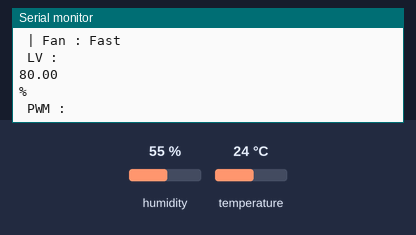
A sketch run on a simulated ESP8266 (NodeMCU). On the bench: the last lines printed to the serial monitor. Inputs (shaded band) come from the test bench; at power-on: humidity 55 %, temperature 24 °C.

Above: at 3.1 s.
3.2 s: humidity set to 22 %
At 3.57 s:
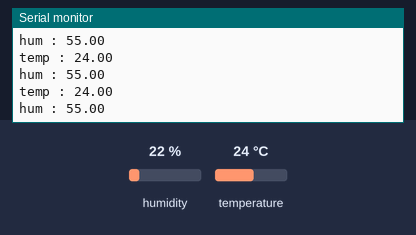
6.3 s: humidity set to 26 %
At 7.9 s:
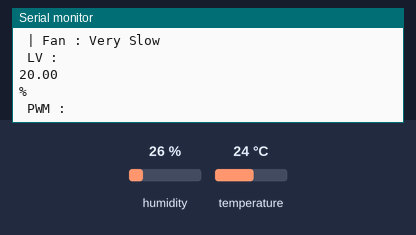
9.6 s: temperature set to 12 °C
At 10.47 s:
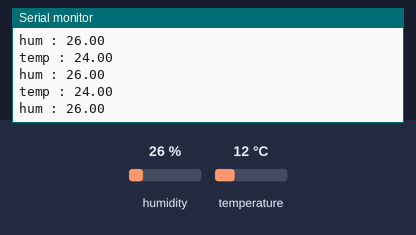
Timing chart, 0 to 12.6 s (numbered marks = the images above; inputs shaded):
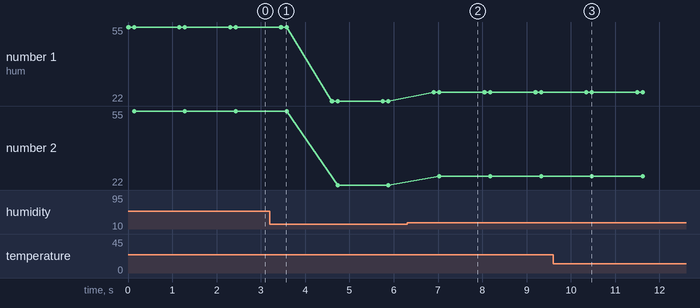

The sketch:

fuzzy.ino
```cpp
#include <DHT.h> //library DHT


#define DHTPIN D5 // mendefinisikan pin 0 sebagai pin DHT
#define DHTTYPE DHT22 //mendefinisikan type dari DHT
DHT dht(DHTPIN, DHTTYPE); //mengatur pin DHT dan type DHT


// Global Variable
int count;
float suhu,dingin,sejuk,normal,panas,sangatPanas,uMember,sangatSedikit,sedikit,sedang,banyak,sangatBanyak,N_suhu[5], N_orang[5],kondisiSuhu, kondisiOrang, Min[25], Keluaran;
String OutputFuzzy;


void setup() {
  Serial.begin(115200); //memulai komunikasi serial dengan baud rate 115200
  dht.begin(); //memulai sensor DHT.


  // fuzzy
  temp();
}

void loop()
{


  fuzzyfi();
  defuzzifikasi();
  Output();
  delay(1000);

  // fuzzy

}
float temp(){
  float temperature = dht.readTemperature(); //membaca suhu pada sensor DHT11
  float hum = dht.readHumidity(); //membaca kelembaban sensor DHT11
  if(isnan(temperature)&& isnan(hum)){
    Serial.println("Failed To read DHT Sensors");
  }else{
    Serial.print("temp : ");
    Serial.println(temperature);
    Serial.print("hum : ");
    Serial.println(hum);
  }
  return temperature, hum;
}
void hitungMember(int pilih, float Nilai, float A, float B,float C){
  switch (pilih)
  {
  case 1:
    if((Nilai >= A) &&(Nilai <= B)) uMember = 1;
    if((Nilai > B)&&(Nilai < C)) uMember = 1;
    if(Nilai >= C) uMember = 0;
    break;
  case 2:
    if ((Nilai <= A)||(Nilai >= C)) uMember = 0;
    if ((Nilai > A)&&(Nilai <B)) uMember= (Nilai - A)/(B-A);
    if ((Nilai > B)&&(Nilai < C))uMember=(C - Nilai)/(C-B);
    if(Nilai == B) uMember = 1;
    break;
   case 3:
      if (Nilai <= A) uMember = 0;
      if ((Nilai > A) && (Nilai < B)) uMember = (Nilai - A) / (B - A);
      if (Nilai >= B) uMember = 1;
  default:
    break;
  }

}

void fuzzyfi(){
  uMember = 0;
  hitungMember(1, temp(), 0, 24, 26);
  dingin = uMember;
  hitungMember(2, temp(), 24, 26, 29);
  sejuk = uMember;
  hitungMember(2, temp(), 26, 29, 32);
  normal = uMember;
  hitungMember(2, temp(), 29, 32, 35);
  panas = uMember;
  hitungMember(3, temp(), 32, 35, 35);
  sangatPanas = uMember;

  // Some People
  uMember = 0;
  hitungMember(1, count, 0, 5, 10);
  sangatSedikit = uMember;
  hitungMember(2, count, 5, 10, 20);
  sedikit = uMember;
  hitungMember(2, count, 10, 20, 30);
  sedang = uMember;
  hitungMember(2, count, 20, 30, 40);
  banyak = uMember;
  hitungMember(3, count, 30, 40, 40);
  sangatBanyak = uMember;
}

int fuzzy_set[5][5] = {
  //|vLow|Low|Med|High|vHigh
  {20, 20, 40,  40,  60},  //| Cold
  {20, 40, 40,  60,  80},  //| Cool
  {40, 40, 60,  80,  100}, //| Normal
  {60, 60, 80,  100, 100}, //| Hot
  {80, 80, 100, 100, 100}  //| Very hot
};

 void defuzzifikasi() {
  float pembil = 0, penyeb = 0, centre_of_area = 0;
  N_suhu[5] = {};
  N_orang[5] = {};

  for (int set = 0; set < 25;) {
    for (int i = 0; i < 5; i++) {
      for (int j = 0; j < 5; j++) {
        float data_uSuhu[5] = {dingin, sejuk, normal, panas, sangatPanas};
        N_suhu[i] = data_uSuhu[i];
        float data_uOrang[5] = {sangatSedikit, sedikit, sedang, banyak, sangatBanyak};
        N_orang[j] = data_uOrang[j];

        kondisiSuhu = max(N_suhu[i], kondisiSuhu);
        kondisiOrang = max(N_orang[j], kondisiOrang);

        /* Metode COA (Centre Of Area)*/
        Min[set] = min(N_suhu[i], N_orang[j]);
        pembil  += Min[set] * fuzzy_set[i][j];
        penyeb  += Min[set];
        delay(5);
        set ++;
      }
    }
  }
  centre_of_area = pembil / penyeb;
  Keluaran = centre_of_area;
}

void basis_Aturan_output() {
  if (kondisiSuhu == dingin && kondisiOrang == sangatSedikit)OutputFuzzy = "Vslow";
  else if (kondisiSuhu == dingin && kondisiOrang == sedikit)OutputFuzzy = "Vslow";
  else if (kondisiSuhu == dingin && kondisiOrang == sedang)OutputFuzzy = "Slow";
  else if (kondisiSuhu == dingin && kondisiOrang == banyak)OutputFuzzy = "Slow";
  else if (kondisiSuhu == dingin && kondisiOrang == sangatBanyak)OutputFuzzy = "Med";

  else if (kondisiSuhu == sejuk && kondisiOrang == sangatSedikit)OutputFuzzy = "Vslow";
  else if (kondisiSuhu == sejuk && kondisiOrang == sedikit)OutputFuzzy = "Slow";
  else if (kondisiSuhu == sejuk && kondisiOrang == sedang)OutputFuzzy = "Slow";
  else if (kondisiSuhu == sejuk && kondisiOrang == banyak)OutputFuzzy = "Med";
  else if (kondisiSuhu == sejuk && kondisiOrang == sangatBanyak)OutputFuzzy = "Fast";

  else if (kondisiSuhu == normal && kondisiOrang == sangatSedikit)OutputFuzzy = "Slow";
  else if (kondisiSuhu == normal && kondisiOrang == sedikit)OutputFuzzy = "Slow";
  else if (kondisiSuhu == normal && kondisiOrang == sedang)OutputFuzzy = "Med";
  else if (kondisiSuhu == normal && kondisiOrang == banyak)OutputFuzzy = "Fast";
  else if (kondisiSuhu == normal && kondisiOrang == sangatBanyak)OutputFuzzy = "Vfast";

  else if (kondisiSuhu == panas && kondisiOrang == sangatSedikit)OutputFuzzy = "Med";
  else if (kondisiSuhu == panas && kondisiOrang == sedikit)OutputFuzzy = "Med";
  else if (kondisiSuhu == panas && kondisiOrang == sedang)OutputFuzzy = "Fast";
  else if (kondisiSuhu == panas && kondisiOrang == banyak)OutputFuzzy = "Vfast";
  else if (kondisiSuhu == panas && kondisiOrang == sangatBanyak)OutputFuzzy = "Vfast";

  else if (kondisiSuhu == sangatPanas && kondisiOrang == sangatSedikit)OutputFuzzy = "Fast";
  else if (kondisiSuhu == sangatPanas && kondisiOrang == sedikit)OutputFuzzy = "Fast";
  else if (kondisiSuhu == sangatPanas && kondisiOrang == sedang)OutputFuzzy = "Vfast";
  else if (kondisiSuhu == sangatPanas && kondisiOrang == banyak)OutputFuzzy = "Vfast";
  else if (kondisiSuhu == sangatPanas && kondisiOrang == sangatBanyak)OutputFuzzy = "Vfast";
}
 void Output() {
  //uMember_suhu_count();
  basis_Aturan_output();
  Tampil_Serial();
  // Tampil_LCD();
}

void Tampil_Serial() {
  //Tampil Serial
  Serial.print(" Temp : ");
  Serial.print(temp());
  Serial.print(" *C ");
  Serial.print(" ");
  tampil_member_suhu();
  if (kondisiSuhu == N_suhu[0])Serial.println("Cold");
  else if (kondisiSuhu == N_suhu[1])Serial.println("Cool");
  else if (kondisiSuhu == N_suhu[2])Serial.println("Normal");
  else if (kondisiSuhu == N_suhu[3])Serial.println("Hot");
  else if (kondisiSuhu == N_suhu[4])Serial.println("Very Hot");

  Serial.print(" | Count : ");
  Serial.print(count);
  Serial.print(" ");
  tampil_member_count();
  if (kondisiOrang == N_orang[0])Serial.println("Very Low");
  else if (kondisiOrang == N_orang[1])Serial.println("Low");
  else if (kondisiOrang == N_orang[2])Serial.println("Medium");
  else if (kondisiOrang == N_orang[3])Serial.println("High");
  else if (kondisiOrang == N_orang[4])Serial.println("Very High");

  Serial.print(" | ");
  if (OutputFuzzy == "Vslow")     Serial.println("Fan : Very Slow");
  else if (OutputFuzzy == "Slow") Serial.println("Fan : Slow");
  else if (OutputFuzzy == "Med")  Serial.println("Fan : Medium");
  else if (OutputFuzzy == "Fast") Serial.println("Fan : Fast");
  else if (OutputFuzzy == "Vfast")Serial.println("Fan : Very Fast");
  Serial.println(" LV : ");
  Serial.println(Keluaran);
  Serial.println("%");
  Serial.println(" PWM : ");

}

void uMember_suhu_count() {
  Serial.println(" Temp : ");
  Serial.print(temp());
  Serial.print(" *C ");
  Serial.print(" ");
  Serial.println("Cold:");
  Serial.print(dingin);
  Serial.println(" Cool:");
  Serial.print(sejuk);
  Serial.print(" Nor:");
  Serial.print(normal);
  Serial.println(" Hot:");
  Serial.print(panas);
  Serial.println(" VHot:");
  Serial.print(sangatPanas);
  Serial.print(" ");

  Serial.println(" | Count : ");
  Serial.print(count);
  Serial.print(" ");
  Serial.println("VLow:");
  Serial.print(sangatSedikit);
  Serial.println(" Low:");
  Serial.print(sedikit);
  Serial.println(" Med:");
  Serial.print(sedang);
  Serial.println(" High:");
  Serial.print(banyak);
  Serial.println(" VHigh:");
  Serial.println(sangatBanyak);
}

void tampil_member_suhu() {
  //if (uDingin != 0.00) {
    Serial.println("Cold:");
    Serial.print(dingin);
  //}
  //if (uSejuk != 0.00) {
    Serial.println(" Cool:");
    Serial.print(sejuk);
  //}
  //if (uNormal != 0.00) {
    Serial.println(" Nor:");
    Serial.print(normal);
  //}
  //if (uPanas != 0.00) {
    Serial.println(" Hot:");
    Serial.print(panas);
  //}
  //if (uSangatPanas != 0.00) {
    Serial.println(" VHot:");
    Serial.print(sangatPanas);
  //}
  Serial.print(" ");
}

void tampil_member_count() {
  //if (uSangatSedikit != 0.00) {
    Serial.println("VLow:");
    Serial.print(sangatSedikit);
  //}
  //if (uSedikit != 0.00) {
    Serial.println(" Low:");
    Serial.print(sedikit);
  //}
  //if (uSedang != 0.00) {
    Serial.println(" Med:");
    Serial.print(sedang);
  //}
  //if (uBanyak != 0.00) {
    Serial.println(" High:");
    Serial.print(banyak);
  //}
  //if (uSangatBanyak != 0.00) {
    Serial.println(" VHigh:");
    Serial.print(sangatBanyak);
  //}
  Serial.print(" ");
}
```

Measured:
- after the input at 6.3 s, the serial monitor: prints a new line after 0.60 s (image 2)
- plotted number 1: 55 → 22 after the input at 3.2 s, 22 → 26 after the input at 6.3 s
- plotted number 2: 55 → 22 after the input at 3.2 s, 22 → 26 after the input at 6.3 s
